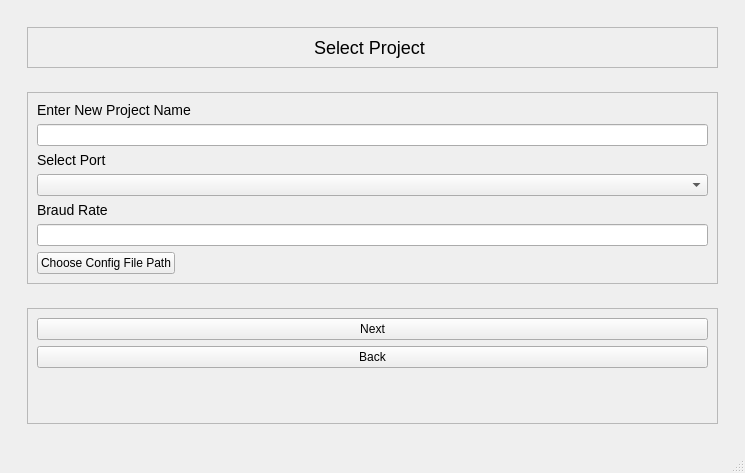
<?xml version="1.0" encoding="UTF-8"?>
<ui version="4.0">
 <class>MainWindow</class>
 <widget class="QMainWindow" name="MainWindow">
  <property name="geometry">
   <rect>
    <x>0</x>
    <y>0</y>
    <width>745</width>
    <height>473</height>
   </rect>
  </property>
  <property name="windowTitle">
   <string>MainWindow</string>
  </property>
  <widget class="QWidget" name="centralwidget">
   <layout class="QVBoxLayout" name="verticalLayout">
    <item>
     <widget class="QWidget" name="widget" native="true">
      <layout class="QVBoxLayout" name="verticalLayout_2">
       <item alignment="Qt::AlignTop">
        <widget class="QWidget" name="widget_2" native="true">
         <layout class="QVBoxLayout" name="verticalLayout_3">
          <item>
           <widget class="QFrame" name="frame">
            <property name="frameShape">
             <enum>QFrame::StyledPanel</enum>
            </property>
            <property name="frameShadow">
             <enum>QFrame::Raised</enum>
            </property>
            <layout class="QVBoxLayout" name="verticalLayout_4">
             <item alignment="Qt::AlignHCenter|Qt::AlignTop">
              <widget class="QLabel" name="label">
               <property name="styleSheet">
                <string notr="true">font-size:18px;</string>
               </property>
               <property name="text">
                <string>Select Project </string>
               </property>
              </widget>
             </item>
            </layout>
           </widget>
          </item>
         </layout>
        </widget>
       </item>
       <item>
        <widget class="QWidget" name="widget_3" native="true">
         <property name="sizePolicy">
          <sizepolicy hsizetype="Preferred" vsizetype="Expanding">
           <horstretch>0</horstretch>
           <verstretch>0</verstretch>
          </sizepolicy>
         </property>
         <layout class="QHBoxLayout" name="horizontalLayout">
          <item>
           <widget class="QFrame" name="frame_2">
            <property name="frameShape">
             <enum>QFrame::StyledPanel</enum>
            </property>
            <property name="frameShadow">
             <enum>QFrame::Raised</enum>
            </property>
            <layout class="QVBoxLayout" name="verticalLayout_5">
             <item>
              <widget class="QLabel" name="label_2">
               <property name="styleSheet">
                <string notr="true">font-size:14px;</string>
               </property>
               <property name="text">
                <string>Enter New Project Name</string>
               </property>
              </widget>
             </item>
             <item>
              <widget class="QLineEdit" name="project_name"/>
             </item>
             <item>
              <widget class="QLabel" name="label_3">
               <property name="styleSheet">
                <string notr="true">font-size:14px;</string>
               </property>
               <property name="text">
                <string>Select Port</string>
               </property>
              </widget>
             </item>
             <item>
              <widget class="QComboBox" name="port_select"/>
             </item>
             <item>
              <widget class="QLabel" name="label_4">
               <property name="styleSheet">
                <string notr="true">font-size:14px;</string>
               </property>
               <property name="text">
                <string>Braud Rate</string>
               </property>
              </widget>
             </item>
             <item>
              <widget class="QLineEdit" name="Braud_rate"/>
             </item>
             <item alignment="Qt::AlignLeft">
              <widget class="QPushButton" name="choose_file_btn">
               <property name="text">
                <string>Choose Config File Path</string>
               </property>
              </widget>
             </item>
            </layout>
           </widget>
          </item>
         </layout>
        </widget>
       </item>
       <item>
        <widget class="QWidget" name="widget_4" native="true">
         <layout class="QHBoxLayout" name="horizontalLayout_2">
          <item>
           <widget class="QFrame" name="frame_3">
            <property name="frameShape">
             <enum>QFrame::StyledPanel</enum>
            </property>
            <property name="frameShadow">
             <enum>QFrame::Raised</enum>
            </property>
            <layout class="QVBoxLayout" name="verticalLayout_6">
             <item>
              <widget class="QPushButton" name="Next_btn">
               <property name="text">
                <string>Next</string>
               </property>
              </widget>
             </item>
             <item>
              <widget class="QPushButton" name="Back_btn">
               <property name="text">
                <string>Back</string>
               </property>
              </widget>
             </item>
             <item>
              <spacer name="verticalSpacer_2">
               <property name="orientation">
                <enum>Qt::Vertical</enum>
               </property>
               <property name="sizeHint" stdset="0">
                <size>
                 <width>20</width>
                 <height>40</height>
                </size>
               </property>
              </spacer>
             </item>
            </layout>
           </widget>
          </item>
         </layout>
        </widget>
       </item>
      </layout>
     </widget>
    </item>
   </layout>
  </widget>
  <widget class="QStatusBar" name="statusbar"/>
 </widget>
 <resources/>
 <connections/>
</ui>
